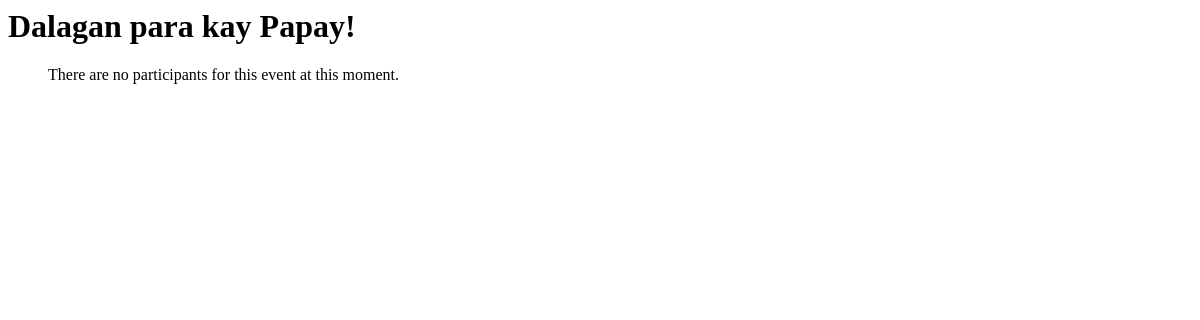
/events/4/participants/, run on an earlier commit of the app's database.
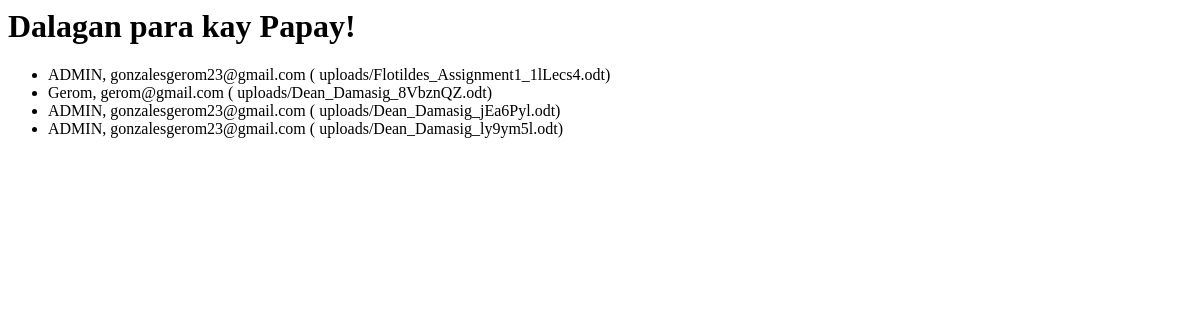
And on a later commit of the database.
### registrations/models.py (models this page shows, shortened)
class Registration(models.Model):
    event = models.ForeignKey(to="events.Event", on_delete=models.CASCADE)
    participant = models.ForeignKey(to="users.Participant",on_delete=models.CASCADE, related_name="participant_info")
    date_registered = models.DateTimeField("Date Registered", auto_now_add=True)
    parents_permit=models.FileField("Parent's Permit", upload_to="uploads/", default = "")
    waiver = models.FileField("Waiver", upload_to="uploads/", default = "")
    parents_contact_number = models.CharField("Parent's Contact Number", max_length = 20)
    status=models.CharField("Status", max_length = 11, default ="Approved")

### users/models.py (models this page shows, shortened)
class Participant(AbstractUser):
    contact_number = models.CharField("contact Number", max_length = 20)

### registrations/views.py (the view)
class RegistrationListView(TemplateView):
    template_name = "registration_list.html"
    def get_context_data(self, **kwargs):
        data = super().get_context_data(**kwargs)
        data["event"] = Event.objects.filter(pk = self.kwargs['event_pk']).first()
        data["registration_list"] = Registration.objects.filter(event=self.kwargs['event_pk'])
        return data

### events/models.py (called while the page is built)
    def __str__ (self):
        return self.name

### templates/registration_list.html
<h1>{{ event }}</h1>
<ul>
{% for registration in registration_list%}
   <li> {{ registration.participant.username }}, {{ registration.participant.email}} ({{ regitration.permit}} {{ registration.waiver }})</li>
{% empty %}
There are no participants for this event at this moment.
{% endfor %}
</ul>

What changed in the data, as far as the page shows it:
added Registration: participant.username "ADMIN", participant.email "gonzalesgerom23@gmail.com", waiver "uploads/Flotildes_Assignment1_1lLecs4.odt"
added Registration: participant.username "Gerom", participant.email "gerom@gmail.com", waiver "uploads/Dean_Damasig_8VbznQZ.odt"
added Registration: participant.username "ADMIN", participant.email "gonzalesgerom23@gmail.com", waiver "uploads/Dean_Damasig_jEa6Pyl.odt"
added Registration: participant.username "ADMIN", participant.email "gonzalesgerom23@gmail.com", waiver "uploads/Dean_Damasig_ly9ym5l.odt"
Also different on the page:
text no longer shown: "There are no participants for this event at this moment."
